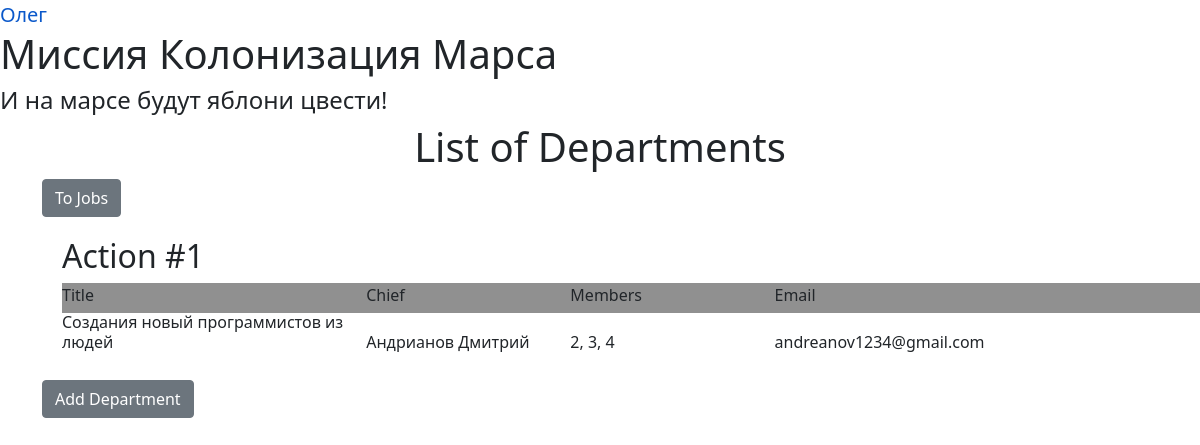
The page /departments (signed in) on the database as committed earlier.
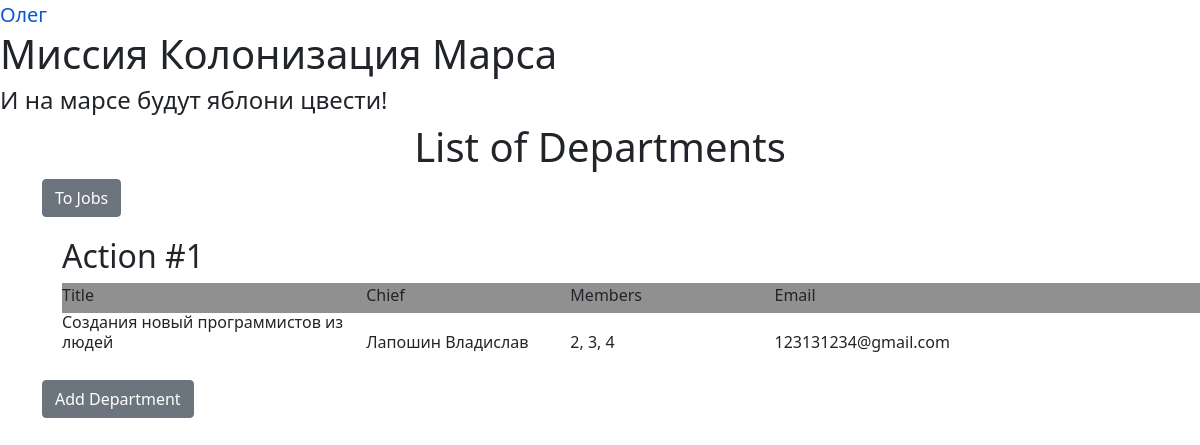
The same page on the database as committed later.
### data/departments.py (models this page shows)
class Department(SqlAlchemyBase, SerializerMixin):
    __tablename__ = 'department'
    id = sqlalchemy.Column(sqlalchemy.Integer,
                           primary_key=True, autoincrement=True)
    title = sqlalchemy.Column(sqlalchemy.String)
    chief = sqlalchemy.Column(sqlalchemy.Integer, sqlalchemy.ForeignKey('users.id'))
    members = sqlalchemy.Column(sqlalchemy.VARCHAR)
    email = sqlalchemy.Column(sqlalchemy.String)
    user = orm.relationship('User')

### data/users.py (models this page shows, shortened)
class User(SqlAlchemyBase, UserMixin, SerializerMixin):
    __tablename__ = 'users'
    id = sqlalchemy.Column(sqlalchemy.Integer,
                           primary_key=True, autoincrement=True)
    surname = sqlalchemy.Column(sqlalchemy.String)
    name = sqlalchemy.Column(sqlalchemy.String)
    age = sqlalchemy.Column(sqlalchemy.Integer)
    position = sqlalchemy.Column(sqlalchemy.String)
    speciality = sqlalchemy.Column(sqlalchemy.String)
    address = sqlalchemy.Column(sqlalchemy.String)
    email = sqlalchemy.Column(sqlalchemy.String, unique=True)
    hashed_password = sqlalchemy.Column(sqlalchemy.String, nullable=True)
    modified_date = sqlalchemy.Column(sqlalchemy.DateTime)
    city_from = sqlalchemy.Column(sqlalchemy.String)
    jobs = orm.relationship("Jobs", back_populates='user')
    department = orm.relationship("Department", back_populates='user')

### main.py (the view)
@app.route('/departments')
@login_required
def departments():
    form = DepartmentsForm()
    if form.validate_on_submit():
        return redirect('/add_department')
    else:
        if current_user.is_authenticated:
            db_sess = db_session.create_session()
            depart = db_sess.query(Department).filter()
            return render_template('departments_tab.html', department=depart)
        else:
            return redirect('/login')

### data/db_session.py (called while the page is built)
def create_session() -> Session:
    global __factory
    return __factory()

### main.py (called while the page is built)
@login_manager.user_loader
def load_user(user_id):
    db_sess = db_session.create_session()
    return db_sess.query(User).get(user_id)

### templates/departments_tab.html (shortened to what this page needs)
{% extends "base.html" %}
{% block content %}
<h1 class="text-mod">List of Departments</h1>
<a href="/tables" class="btn btn-secondary">To Jobs</a>
{% for item in department %}
    <div class="indent">
        <h2>Action #{{item.id}}</h2>
        <div style="background: #909090; width: 1150px">
            <h6 class="one-line" style="width: 300px">Title</h6>
            <h6 class="one-line" style="width: 200px">Chief</h6>
            <h6 class="one-line" style="width: 200px">Members</h6>
            <h6 class="one-line" style="width: 250px">Email</h6>
        </div>
        <div>
            <h6 class="one-line" style="width: 300px">{{item.title}}</h6>
            <h6 class="one-line" style="width: 200px">{{item.user.surname}} {{item.user.name}}</h6>
            <h6 class="one-line" style="width: 200px">{{item.members}}</h6>
            <h6 class="one-line" style="width: 250px">{{item.email}}</h6>
        </div>
    </div>
{% endfor %}
{% if current_user.is_authenticated %}
    <a href="/add_department" class="btn btn-secondary">Add Department</a>
{% endif %}
{% endblock %}

Rows that differ between the two databases and show on the page:
changed Department "Создания новый программистов из людей": user.surname "Андрианов" → "Лапошин"; user.name "Дмитрий" → "Владислав"; email "andreanov1234@gmail.com" → "123131234@gmail.com"
